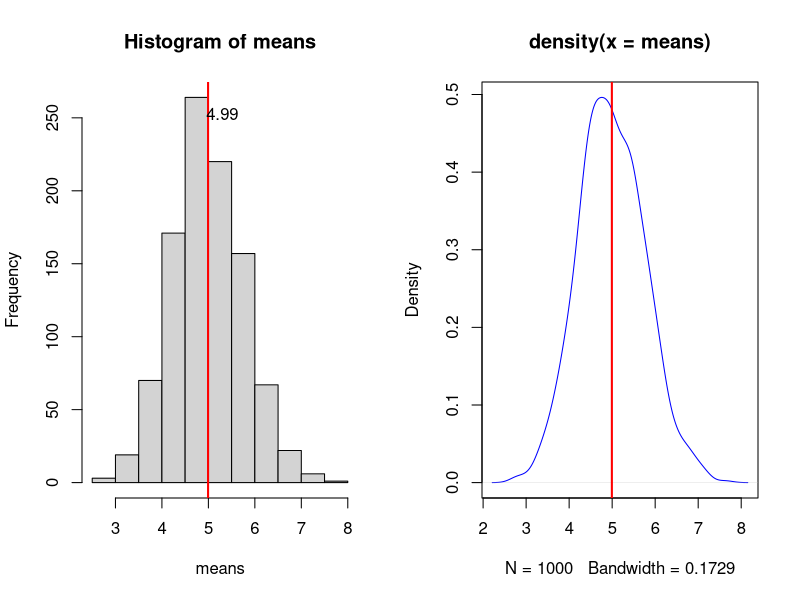

Reproduce this figure in R.
## ---- chunk 1
set.seed(12); means <- NULL
for(i in 1:1000){
     rands <- rnorm(1000, 5, 25)
     avg <- mean(rands)
     means[i] <- avg
}
par(mfrow = c(1, 2))
hist(means, breaks = 15)
abline(v = mean(means), lwd = 2, col = 'red')
text(round(mean(means),2), x = 5.3, y = 253)
plot(density(means), col = 'blue')
abline(v = mean(means), lwd = 2, col = 'red')

